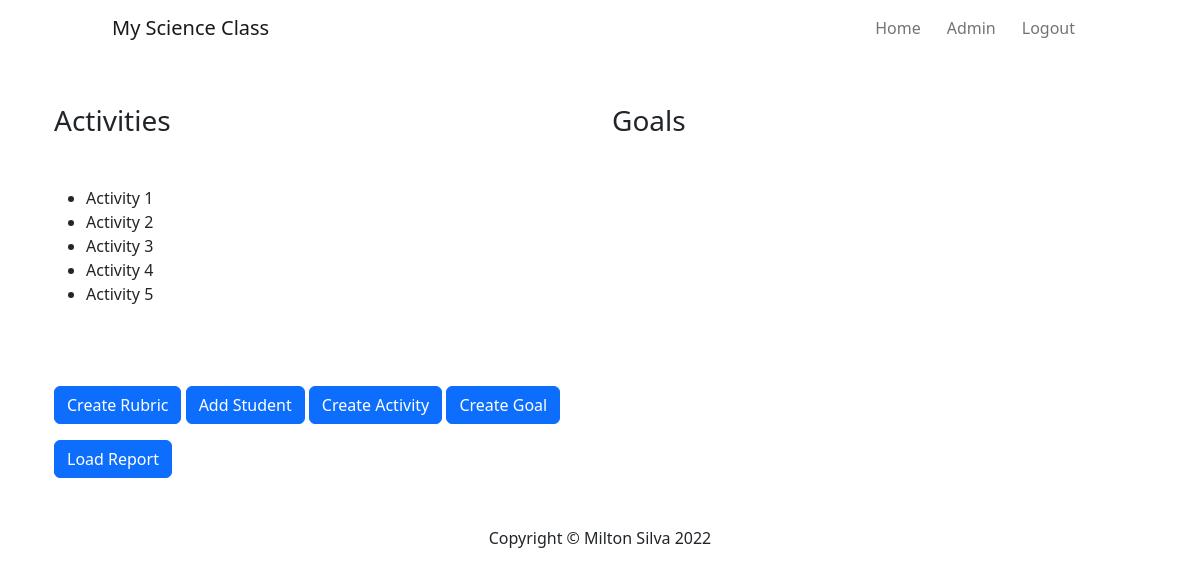
Page /admin-home (signed in) on the earlier database version.
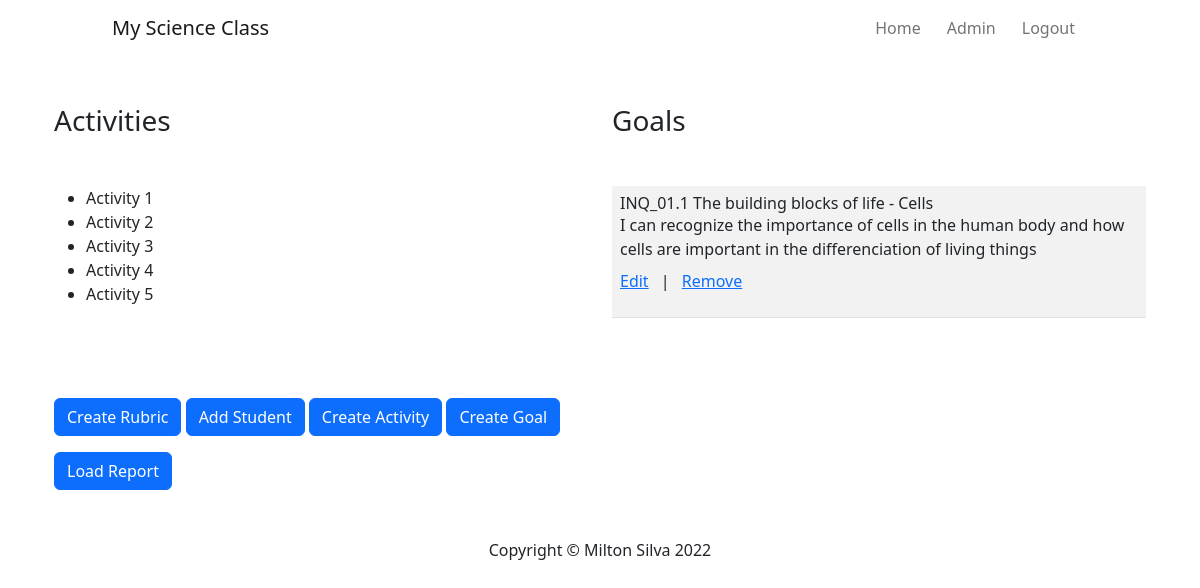
Same page on the later database version.
### main.py (models this page shows)
class Goal(db.Model):
    __tablename__ = "goals"
    code = db.Column(db.String(15), primary_key=True)
    goal_description = db.Column(db.String(1000), nullable=False)
    level = db.Column(db.String(250), nullable=False)
    competency = db.Column(db.String(250), nullable=False)
    topic = db.Column(db.String(250), nullable=False)

### main.py (the view)
@app.route('/admin-home')
@login_required
def admin_home():
    goals = Goal.query.all()
    return render_template('admin-home.html', current_user=current_user, all_goals=goals)

### main.py (called while the page is built)
@login_manager.user_loader
def load_user(admin_id):
    return Admin.query.get(int(admin_id))

### templates/admin-home.html (shortened to what this page needs)
{% extends 'base.html' %}
{% import "bootstrap/wtf.html" as wtf %}
{% block page_content %}
<div class="container">
    <div class="row mt-5">
        <div class="col-md-6">
            <h3 class="mb-5">Activities</h3>
            <ul>
                <li>Activity 1</li>
                <li>Activity 2</li>
                <li>Activity 3</li>
                <li>Activity 4</li>
                <li>Activity 5</li>
            </ul>
        </div>
        <div class="col-md-6">
            <h3 class="mb-5">Goals</h3>
            <table class="table table-striped">
                <tbody>
                    {% for goal in all_goals: %}
                    <tr>
                        <td>
                            <h6 class="mb-0">{{ goal.code }} {{ goal.topic }}</h6>
                            <p class="mb-2">{{ goal.goal_description }}</p>
                            <p>
                                <a href="{{ url_for('edit_goal', goal_code=goal.code) }}" class="pe-2">Edit</a>  |
                                <a href="{{ url_for('delete_goal', goal_code=goal.code) }}" class="ps-2">Remove</a>
                            </p>
                        </td>
                    </tr>
                    {% endfor %}
                </tbody>
            </table>
        </div>
        <div class="mt-5">
            <a class="btn btn-primary mt-3" href="{{ url_for('new_rubric') }}">Create Rubric</a>
            <a class="btn btn-primary mt-3" href="#">Add Student</a>
            <a class="btn btn-primary mt-3" href="#">Create Activity</a>
            <a class="btn btn-primary mt-3" href="{{ url_for('add_goal') }}">Create Goal</a><br>
            <a class="btn btn-primary mt-3" href="#">Load Report</a>
        </div>
    </div>
</div>
{% include "footer.html" %}
{% endblock %}

### templates/base.html (shortened to what this page needs)
{% extends "bootstrap/base.html" %}
{% block head %}
<link rel="stylesheet" href="https://cdn.jsdelivr.net/npm/bootstrap@5.2.0/dist/css/bootstrap.min.css">
<link rel="stylesheet" href="{{ url_for('static', filename='css/style.css') }}">
{% endblock %}
{% block navbar %}
<div>
    <nav class="navbar navbar-expand-lg" style="background-color: white;">
        <div class="container-fluid nav-items">
            <a class="navbar-brand" href="{{ url_for('home') }}">My Science Class</a>
            <div class="collapse navbar-collapse justify-content-end" id="navbarNavAltMarkup">
                <div class="navbar-nav">
                    <a class="nav-link" aria-current="page" href="{{ url_for('home') }}">Home</a>
                    {% if not current_user.is_authenticated: %}
                    <a class="nav-link" href="{{ url_for('login') }}">Login</a>
                    <a class="nav-link" href="{{ url_for('register') }}">Sign up</a>
                    {% else: %}
                    <a class="nav-link" href="{{ url_for('admin_home') }}">Admin</a>
                    <a class="nav-link" href="{{ url_for('logout') }}">Logout</a>
                    {% endif %}
                </div>
            </div>
        </div>
    </nav>
</div>
{% endblock %}
{% block content %}
<div class="container">
    {% block page_content %}{% endblock %}
{% endblock %}

### templates/footer.html
<footer>
    <div class="container mt-5">
        <div class="row">
            <div class="col-lg-8 col-md-10 mx-auto">
                <p>Copyright &copy; Milton Silva 2022</p>
            </div>
        </div>
    </div>
</footer>
</body>
</html>

### static/css/style.css (style rules this page uses)
.nav-items { margin: 0 100px; }
.nav-link { margin: auto 5px }
footer { text-align: center; }

Differences in the rows shown:
added Goal: code "INQ_01.1", topic "The building blocks of life - Cells", goal_description "I can recognize the importance of cells in the human body and how cells are important in the differenciation of living things"
